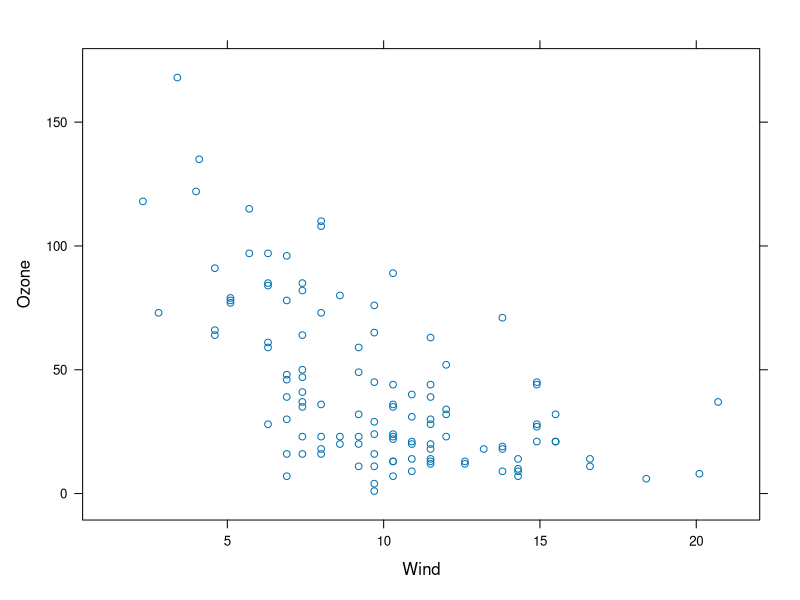
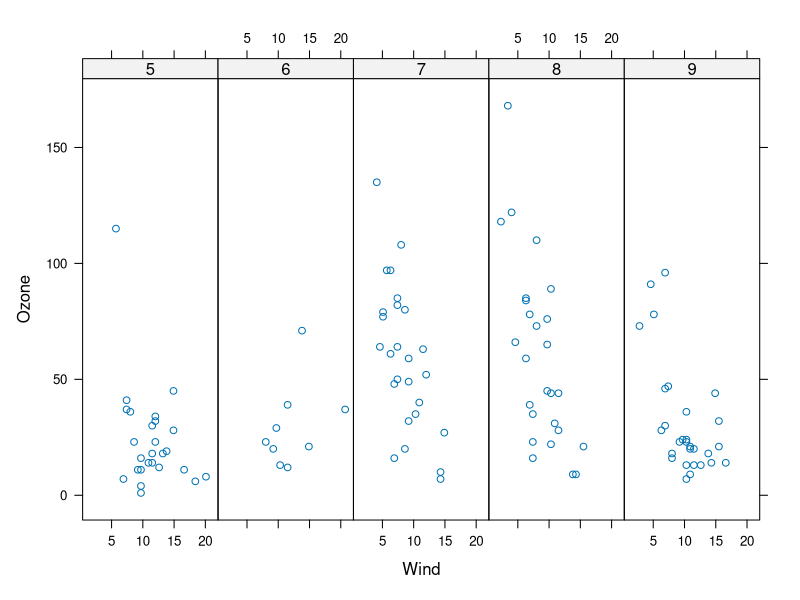
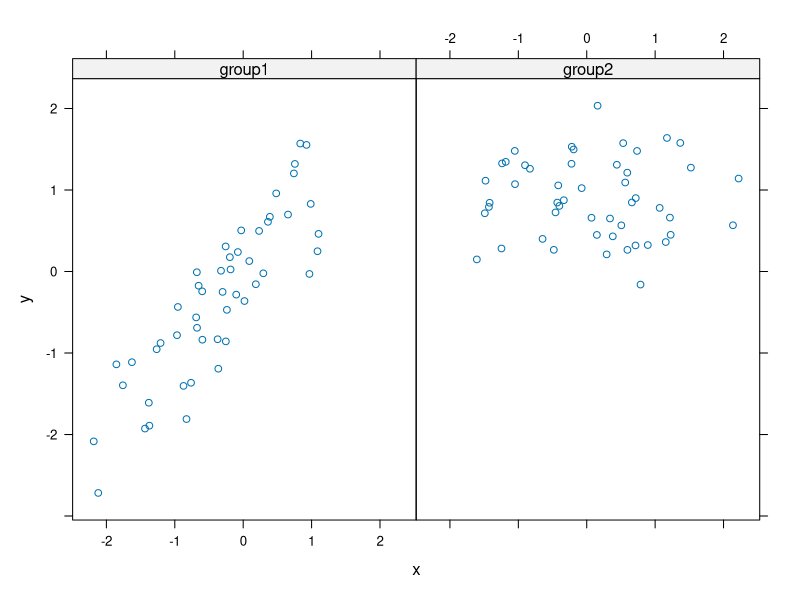
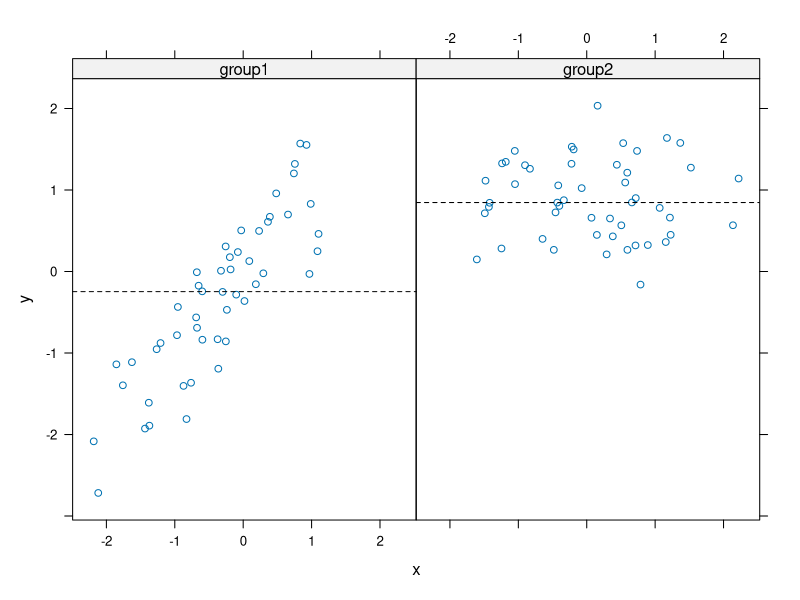
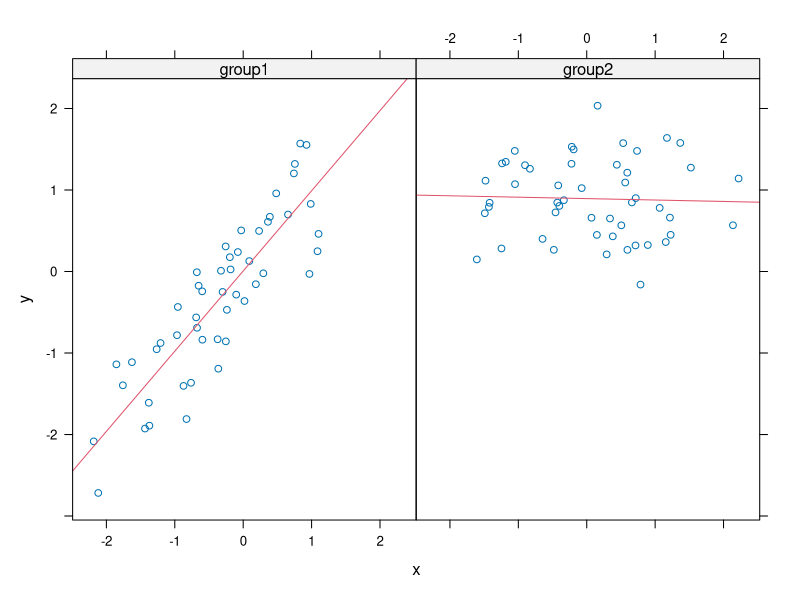
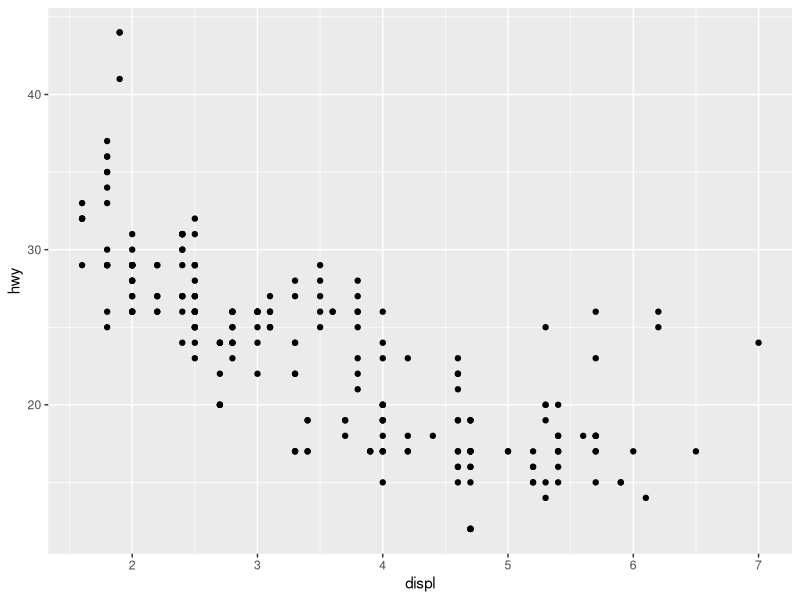
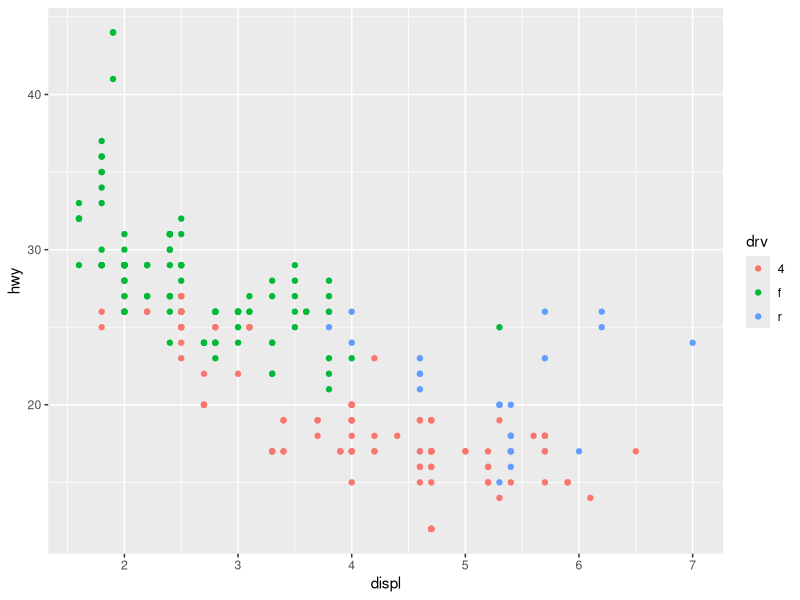
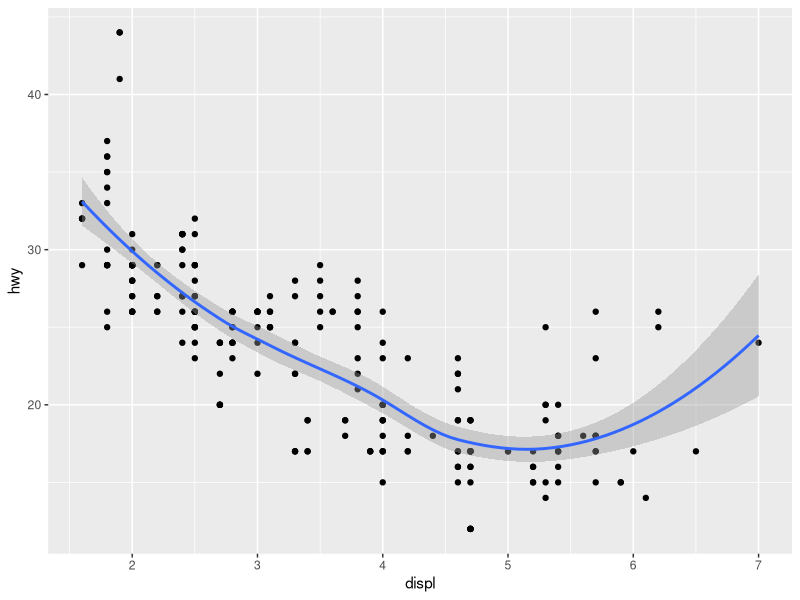

Write the R code that produced these figures, in order.
## ---- chunk 1
library(lattice)
xyplot(Ozone ~ Wind, data = airquality)
## ---- chunk 2
airquality <- transform(airquality, Month = factor(Month))
xyplot(Ozone ~ Wind | Month, data = airquality, layout = c(5, 1))
## ---- chunk 3
set.seed(10)
x <- rnorm(100)
f <- rep(0:1, each = 50)
y <- x + f - f*x + rnorm(100, sd = 0.5)
f <- factor(f, labels = c("group1", "group2"))
xyplot(y ~ x | f, layout = c(2, 1))
## ---- chunk 4
xyplot(y ~ x | f, panel = function(x, y, ...) {
     panel.xyplot(x, y, ...)
     panel.abline(h = median(y), lty = 2)
})
## ---- chunk 5
xyplot(y ~ x | f, panel = function(x, y, ...) {
     panel.xyplot(x, y, ...)
     panel.lmline(x, y, col = 2)
     })
## ---- chunk 6
library(ggplot2)
str(mpg)
## ---- chunk 7
qplot(displ, hwy, data = mpg)
qplot(displ, hwy, data = mpg, color = drv)
qplot(displ, hwy, data = mpg, geom = c("point", "smooth"))
## ---- chunk 8
qplot(hwy, data = mpg, fill = drv)
## ---- chunk 9
qplot(displ, hwy, data = mpg, facets = . ~ drv)
## ---- chunk 10
qplot(hwy, data = mpg, facets = drv ~ ., binwidth = 2)
